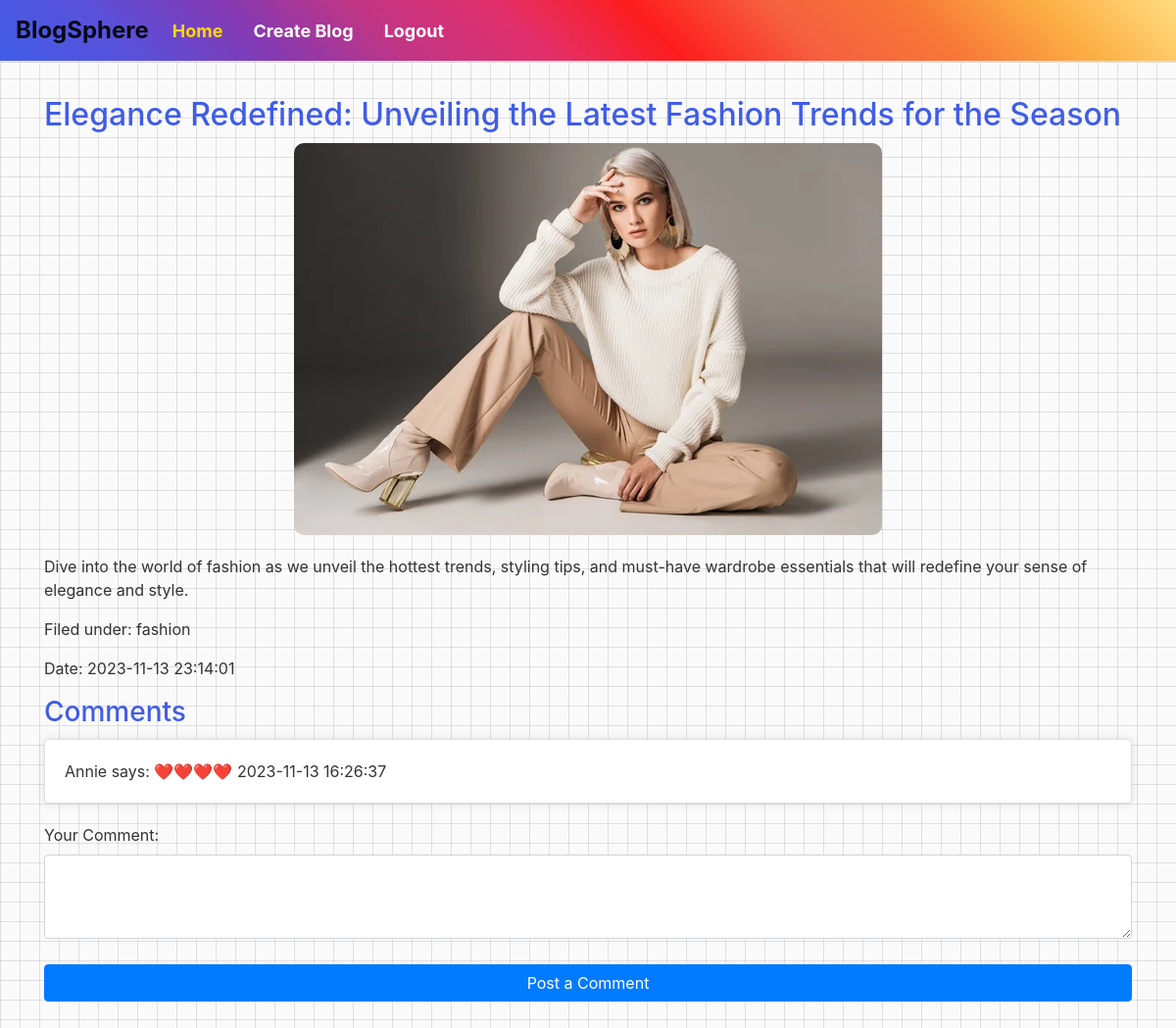
The app's page /view_blog.php?blogID=4 with its own data.
### tables this page shows
CREATE TABLE `post` (
  `blogID` bigint(20) NOT NULL,
  `blog_title` varchar(255) NOT NULL,
  `blog_content` varchar(255) NOT NULL,
  `dateTime_created` datetime NOT NULL,
  `blog_cat` varchar(255) NOT NULL,
  `blog_pic` varchar(255) NOT NULL
);

CREATE TABLE `comment` (
  `commentID` bigint(11) NOT NULL,
  `blogID` bigint(20) NOT NULL,
  `UserNAME` varchar(255) NOT NULL,
  `Comment` text NOT NULL,
  `DateTime` datetime NOT NULL
);

### view_blog.php (the view, shortened to what this page needs)
<?php
require_once('conn.php');
if (isset($_GET['blogID'])) {
    $blogID = $_GET['blogID'];
    $stmt = $conn->prepare("SELECT * FROM post WHERE blogID = ?");
    $stmt->bind_param('i', $blogID);
    $stmt->execute();
    $result = $stmt->get_result();
    if ($result->num_rows > 0) {
        $blogEntry = $result->fetch_assoc();
    } else {
        echo "Blog entry not found.";
        exit();
    }
    $stmt = $conn->prepare("SELECT * FROM comment WHERE blogID = ?");
    $stmt->bind_param('i', $blogID);
    $stmt->execute();
    $commentsResult = $stmt->get_result();
    if ($commentsResult->num_rows > 0) {
        $comments = $commentsResult->fetch_all(MYSQLI_ASSOC);
    } else {
        $comments = [];
    }
} else {
    echo "Invalid request.";
    exit();
}
?>
<!DOCTYPE html>
<html lang="en">
<head>
    <link rel="stylesheet" href="https://stackpath.bootstrapcdn.com/bootstrap/4.5.2/css/bootstrap.min.css">
</head>
<body>
    <?php include('navbar.php'); ?>
    <div class="container mt-5">
        <h2><?= htmlspecialchars($blogEntry['blog_title']); ?></h2>
        <?php if (!empty($blogEntry['blog_pic'])) : ?>
            <img src="<?= htmlspecialchars($blogEntry['blog_pic']); ?>" class="img-fluid mx-auto d-block" alt="Blog Image">
        <?php endif; ?>
        <p><?= htmlspecialchars($blogEntry['blog_content']); ?></p>
        <p>Filed under: <?= htmlspecialchars($blogEntry['blog_cat']); ?></p>
        <p>Date: <?= htmlspecialchars($blogEntry['dateTime_created']); ?></p>
        <h3>Comments</h3>
        <?php foreach ($comments as $comment) : ?>
            <div class="card">
                <div class="card-body">
                    <p class="card-text"><?= htmlspecialchars($comment['UserNAME']) ?> says: <?= htmlspecialchars($comment['Comment']); ?> <?= htmlspecialchars($comment['DateTime']); ?></p>
                </div>
            </div>
        <?php endforeach; ?>
        <form action="post_comment.php" method="post">
            <div class="form-group">
                <label for="comment">Your Comment:</label>
                <textarea class="form-control" id="comment" name="comment" rows="3" required></textarea>
            </div>
            <button type="submit" class="btn btn-primary">Post a Comment</button>
        </form>
    </div>
</body>
</html>

### view_blog.php (style rules this page uses)
body { padding-top: 50px; background-color: #fafafa; }
body::before { content: ""; position: fixed; top: 0; left: 0; width: 100%; height: 100%; background-image: linear-gradient(rgba(0, 0, 0, 0.1) 1px, transparent 1px), linear-gradient(90deg, rgba(0, 0, 0, 0.1) 1px, transparent 1px); background-size: 20px 20px; z-index: -1; }
.container { margin-top: 20px; }
h2 { color: #405de6; font-size: 15px; }
img { max-width: 100%; height: auto; margin-top: 10px; margin-bottom: 20px; border-radius: 10px; }
p { margin-top: 20px; color: #333; }
h3 { color: #405de6; margin-top: 20px; }
.card { margin-top: 10px; border: none; border-radius: 10px; box-shadow: 0 0 10px rgba(0, 0, 0, 0.1); }
.card-body { padding: 15px; }
.card-text { color: #333; }
.form-group { margin-top: 20px; }
label { color: #333; }
textarea { border: 2px solid #ddd; border-radius: 5px; width: 100%; }
.btn-primary { background-color: #405de6; border: none; width: 100%; margin-top: 10px; }
body { margin-bottom: 200px; }
.btn-primary { margin-bottom: 60px; }
img { max-width: 100%; height: auto; margin-top: 10px; border-radius: 10px; display: block; margin-left: auto; margin-right: auto; }

### navbar.php (style rules this page uses)
body { background-color: #fafafa; }

### records on screen
post: blog_title "Elegance Redefined: Unveiling the Latest Fashion Trends for the Season", blog_pic (picture), blog_content "Dive into the world of fashion as we unveil the hottest trends, styling tips, and must-have wardrobe essentials that will redefine your sense of elegance and style.", blog_cat "fashion", dateTime_created "2023-11-13 23:14:01"
comment: UserNAME "Annie", Comment "❤️❤️❤️❤️", DateTime "2023-11-13 16:26:37"
